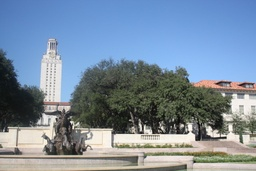
#> input picture hw3_attempts/uttower_left.jpg, 256 x 171 px, shrunk from 1024 x 683 before the run
$ jupyter execute --allow-errors hw3.ipynb
#> lines starting #> are read from the running program, lines starting #| are printed output that depends on the picture; after the words box and inside, x2 and y2 are one past the last pixel; in counts of white or black regions, pixels touching at a corner belong together
[cell 1]
import numpy as np
from PIL import Image
import itertools
from typing import Union, Tuple, List
import cv2
import matplotlib.pyplot as plt

[cell 2]
# helper function
def load_image(path: str) -> np.ndarray:
#> called with path = 'uttower_left.jpg'
    img = Image.open(path)
#> img is the input picture: PIL image 256x171 RGB; mean R, G, B 121.8, 140, 159
    img_gray = img.convert("L")
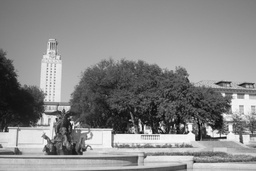
#> img_gray: PIL image 256x171 L; min 5, max 254, mean 136.7
    return np.array(img_gray).astype(np.float64)
#> call 2 of load_image, with path = 'uttower_right.jpg'
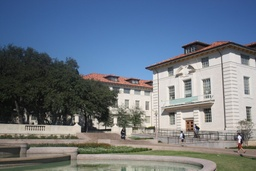
#> input picture hw3_attempts/uttower_right.jpg, 256 x 171 px, shrunk from 1024 x 683 before the run
#> in load_image, img is the input picture: PIL image 256x171 RGB; mean R, G, B 107.7, 118.9, 132
#> in load_image (call 2), `img_gray = img.convert("L")`:
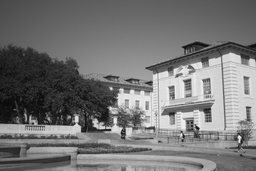
#> img_gray: PIL image 256x171 L; min 3, max 249, mean 117


def save_image(path: str, image: np.ndarray):
    img = Image.fromarray(image)
    img.convert("L").save(path)

[cell 3]
def convolve2d(image: np.ndarray, kernel: np.ndarray) -> np.ndarray:
    i_h = image.shape[0]
#> i_h = 171
    i_w = image.shape[1]
#> i_w = 256
    k_h = kernel.shape[0]
    k_w = kernel.shape[1]

    # the kernel must have odd dimensions for simplicity
    if k_h % 2 == 0 or k_w % 2 == 0:
        raise ValueError("Kernel must have odd dimensions")
    if k_h > i_h or k_w > i_w:
        raise ValueError("Kernel cannot be larger than image")

    half_k_h = k_h // 2
    half_k_w = k_w // 2
    image = np.pad(image, (half_k_h, half_k_w), mode="edge")

    # convolution operation
    output = image.copy()
    for x, y in itertools.product(
        range(half_k_h, image.shape[0] - half_k_h),
        range(half_k_w, image.shape[1] - half_k_w),
    ):
        if ((x + half_k_h) > image.shape[0]) or ((y + half_k_w) > image.shape[1]):
            continue
        output[x, y] = (
            kernel
            * image[
                (x - half_k_h) : (x + half_k_h + 1), (y - half_k_w) : (y + half_k_w + 1)
            ]
        ).sum()

    return output[half_k_h:-half_k_h, half_k_w:-half_k_w]

[cell 4]
# gaussian filter
def gaussian_func(x: int, y: int, sigma: float, size: int) -> float:
    return (1 / (2 * np.pi * sigma**2) * np.exp(-((x - size // 2) ** 2 + (y - size // 2) ** 2) / (2 * sigma**2)))

def gaussian_filter(image: np.ndarray, sigma: float, size: Union[int, None] = None) -> Tuple[np.ndarray, int]:
    # set size
    if size is None:
        size = int(np.floor(6 * sigma + 1))
    # get gaussian kernel
    kernel = np.zeros((size, size))
    for i, j in itertools.product(range(size), range(size)):
        kernel[i, j] = gaussian_func(x=i, y=j, sigma=sigma, size=size)
    kernel = kernel / kernel.sum()
    # convolve
    return convolve2d(image, kernel), size

[cell 5]
# sobel operator
def sobel_operator(image: np.ndarray) -> Tuple[np.ndarray, np.ndarray]:
    # sobel operator
    sobel_x = np.array([[-1, 0, 1], [-2, 0, 2], [-1, 0, 1]])
    sobel_y = np.array([[-1, -2, -1], [0, 0, 0], [1, 2, 1]])
    # convolve
    return convolve2d(image, sobel_x), convolve2d(image, sobel_y)

[cell 6]
# harris corner detector
def harris_corners(path: str, alpha: float = 0.06, top_points: int = 1000, apply_non_max_suppression=False) -> np.ndarray:
    img = load_image(path)
    # sobel operation
    Ix , Iy = sobel_operator(img)
    # calculations for second momentum matrix (M)
    Ixx = Ix * Ix
    Iyy = Iy * Iy
    Ixy = Ix * Iy
    # gaussian filtering
    Ixx , _ = gaussian_filter(Ixx, sigma = 1)
    Iyy , _ = gaussian_filter(Iyy, sigma = 1)
    Ixy , _ = gaussian_filter(Ixy, sigma = 1)
    # calculating cornerness (R)
    det_M = (Ixx * Iyy) - (Ixy**2)
    trace_M = Ixx + Iyy
    R = det_M - alpha * (trace_M**2)
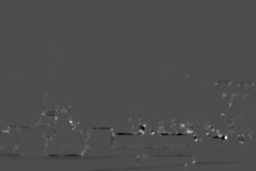
#> R: shape (171, 256) float64; min -8.13e+09, max 1.88e+10, mean 35776107.5; drawn with min black and max white

    corners = np.argpartition(R.flatten(), -top_points)[-top_points:]
#> corners = 1000 values, max 42681 at index 82, min 19899 at index 101, mean 32774.4
    corners = np.column_stack(np.unravel_index(corners, R.shape))
#> corners = 1000 pairs, first value 77 to 166, second value 1 to 254

    if apply_non_max_suppression:
        # applying non-maximum suppression
        corners = non_max_suppression(corners, R)


    return corners

[cell 7]
def non_max_suppression(corners, R):
    sorted_corners = corners[np.argsort(R[corners[:, 0], corners[:, 1]])[::-1]]

    result = []
    while len(sorted_corners) > 0:
        current_corner = sorted_corners[0]
        result.append(current_corner)

        distances = np.sqrt(np.sum((sorted_corners - current_corner)**2, axis=1))
        mask = distances > 5
        sorted_corners = sorted_corners[mask]

    return np.array(result)

[cell 8]
def compute_ssd(p1, p2):
    return np.sum((p1 - p2)**2)

[cell 9]
def find_best_matches(left_features, right_features, left_image, right_image, num_matches: int = 20):
    best_matches = []

    for left_feature in left_features:
        left_patch = left_image[
            left_feature[0] - 3 : left_feature[0] + 4,
            left_feature[1] - 3 : left_feature[1] + 4
        ]

        ssd_values = []

        for right_feature in right_features:
            right_patch = right_image[
                right_feature[0] - 3 : right_feature[0] + 4,
                right_feature[1] - 3 : right_feature[1] + 4
            ]

            ssd = compute_ssd(left_patch, right_patch)
            ssd_values.append(ssd)

        best_match_index = np.argmin(ssd_values)
        best_matches.append((left_feature, right_features[best_match_index]))

    return best_matches[:num_matches]

[cell 10]
img_left = load_image("uttower_left.jpg")
img_right = load_image("uttower_right.jpg")

harris1 = harris_corners("uttower_left.jpg")
#> harris1 has the same summary as corners in harris_corners
harris2 = harris_corners("uttower_right.jpg")
#> call 2 of harris_corners, with path = 'uttower_right.jpg', alpha = 0.06, top_points = 1000, apply_non_max_suppression = False
#> after the loop in convolve2d (call 7), `for x, y in itertools.product(`:
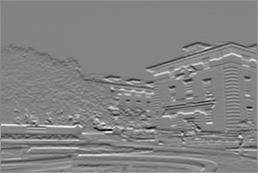
#> output: shape (173, 258) float64; min -755, max 718, mean 4; drawn with min black and max white
#> after the loop in convolve2d (call 8), `for x, y in itertools.product(`:
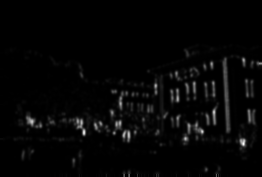
#> output: shape (177, 262) float64; min 0, max 286469.4, mean 6796.2; drawn with min black and max white
#> after the loop in convolve2d (call 9), `for x, y in itertools.product(`:
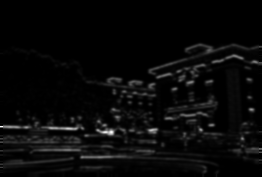
#> output: shape (177, 262) float64; min 0, max 313600, mean 11275.8; drawn with min black and max white
#> in harris_corners (call 2), `R = det_M - alpha * (trace_M**2)`:
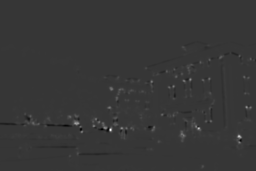
#> R: shape (171, 256) float64; min -4.05e+09, max 1.48e+10, mean 38300810.2; drawn with min black and max white
#> in harris_corners (call 2), `corners = np.argpartition(R.flatten(), -top_points)[-top_points:]`: corners = 1000 values, max 42955 at index 59, min 11958 at index 863, mean 28499.2
#> in harris_corners (call 2), `corners = np.column_stack(np.unravel_index(corners, R.shape))`: corners = 1000 pairs, first value 46 to 167, second value 24 to 253
#> harris2 has the same summary as corners in harris_corners

[cell 11]
harris_left = np.zeros_like(img_left, dtype=np.uint8)
harris_left[harris1[:, 0], harris1[:, 1]] = 255

harris_right = np.zeros_like(img_right, dtype=np.uint8)
harris_right[harris2[:, 0], harris2[:, 1]] = 255

[cell 12]
save_image("left_harris.jpg",harris_left)
#> in save_image, `img = Image.fromarray(image)`:
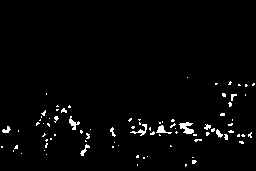
#> img: PIL image 256x171 L; 2.3% white in thin lines or dots, all inside (x1, y1, x2, y2) = (1, 77, 255, 167)
save_image("right_harris.jpg",harris_right)
#> call 2 of save_image, with path = 'right_harris.jpg'
#> in save_image (call 2), `img = Image.fromarray(image)`:
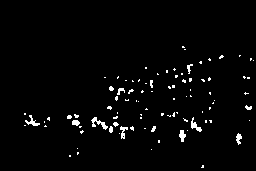
#> img: PIL image 256x171 L; 2.3% white in thin lines or dots, all inside (x1, y1, x2, y2) = (24, 46, 254, 168)

[cell 13]
harris3 = harris_corners("uttower_left.jpg", apply_non_max_suppression=True)
#> in non_max_suppression, `sorted_corners = corners[np.argsort(R[corners[:, 0], corners[:, 1]])[:..`: sorted_corners = 1000 pairs, first value 77 to 166, second value 1 to 254
#> the loop in non_max_suppression, `while len(sorted_corners) > 0:` made 94 passes
#> current_corner on passes 1 to 12: [137, 225], [131, 188], [121, 70], [140, 196], [125, 183], [133, 153], [125, 144], [135, 219], [132, 143], [134, 207], [131, 7], [129, 213]
#> after the loop in non_max_suppression, `while len(sorted_corners) > 0:`: result = 94 pairs, first value 77 to 165, second value 1 to 253; sorted_corners = empty array
#> harris3 has the same summary as result in non_max_suppression
harris4 = harris_corners("uttower_right.jpg", apply_non_max_suppression=True)
#> the loop in non_max_suppression (call 2), `while len(sorted_corners) > 0:` made 101 passes
#> current_corner on passes 1 to 12: [129, 110], [136, 239], [128, 198], [123, 75], [107, 246], [79, 190], [128, 121], [127, 104], [142, 239], [135, 183], [86, 173], [81, 151]
#> harris4 = 101 pairs, first value 47 to 166, second value 25 to 251

[cell 14]
harris_left_nms = np.zeros_like(img_left, dtype=np.uint8)
harris_left_nms[harris3[:, 0], harris3[:, 1]] = 255

harris_right_nms = np.zeros_like(img_right, dtype=np.uint8)
harris_right_nms[harris4[:, 0], harris4[:, 1]] = 255

[cell 15]
save_image("left_harris_nms.jpg",harris_left_nms)
save_image("right_harris_nms.jpg",harris_right_nms)

#> (a cell that did not finish here is left out)

#> the loop in find_best_matches, `for left_feature in left_features:` made 53 passes
#> (left_feature, best_match_index) on passes 1 to 12: ([137, 225], 0), ([131, 188], 53), ([121, 70], 12), ([140, 196], 16), ([125, 183], 24), ([133, 153], 41), ([125, 144], 90), ([135, 219], 7), ([132, 143], 70), ([134, 207], 13), ([131, 7], 23), ([129, 213], 16)
#> left_feature on pass 53: [84, 253]
#> after the loop in find_best_matches, `for left_feature in left_features:`: best_matches = 52 items, first 6: ([137, 225], [129, 110]), ([131, 188], [73, 181]), ([121, 70], [107, 109]), ([140, 196], [131, 82]), ([125, 183], [116, 70]), ([133, 153], [124, 38])
